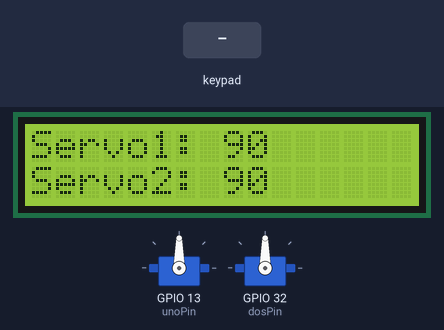
This sketch was run on a simulated ESP32. Shown: 16×2 character LCD, 2 × servo. The test bench sets the inputs (shaded band). Nothing arrives over Bluetooth unless stated; what the sketch prints to the serial monitor is not drawn.

Above: at 1.2 s.
1.3 s: key 'U' pressed
At 2.3 s:
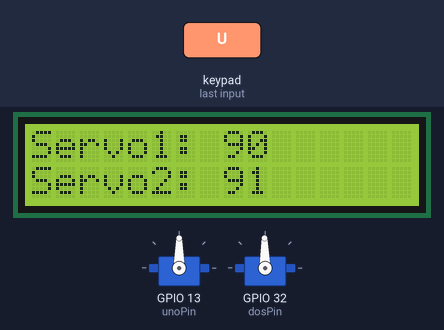
2.8 s: key 'L' pressed
At 3.4 s:
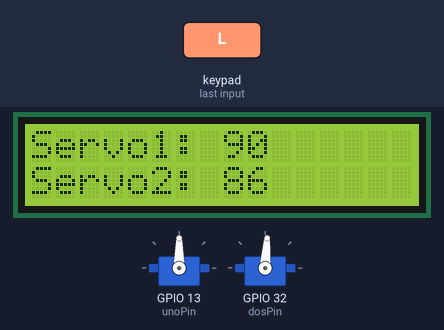
Timing chart, 0 to 5.8 s (numbered marks = the images above; inputs shaded):
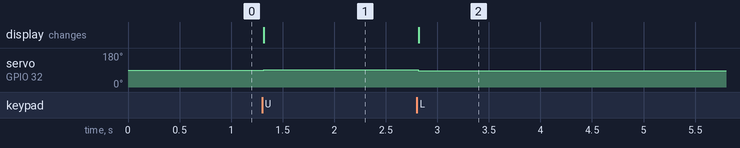

The sketch:

rtp_editServoDeg.ino
```cpp
#include <Ps3Controller.h>
#include <Wire.h>
#include <LiquidCrystal_I2C.h>
#include <ESP32Servo.h>

/*
  Note to future:
  program u/ set manual degree servo dengan data tampil di layar/serial monitor.
  05/10/2025 n izzumhdh,
  set pin dan mac address
  94:54:c5:b7:00:9a -> Ps3 stik krtmi
  b0:a7:32:f2:ff:76 -> Ps3 stik yanto

  Triangle = Servo1 +1 angle
  Cross    = Servo1 -1 angle
  Square   = Servo1 +5 angle
  Circle   = Servo1 -5 angle

  Up       = Servo2 +1 angle
  Down     = Servo2 -1 angle
  Left     = Servo2 +5 angle
  Right    = Servo2 -5 angle

  end notes.
*/

#define unoPin 13
#define dosPin 32

Servo servo1;
Servo servo2;
LiquidCrystal_I2C lcd(0x27, 16, 2);

int angle1 = 90;
int angle2 = 90;

void setup() {
  Serial.begin(115200);
  Wire.begin();

  lcd.init();
  lcd.backlight();

  servo1.attach(unoPin);
  servo2.attach(dosPin);

  lcd.setCursor(0, 0);
  lcd.print("Servo1: ");
  lcd.print(angle1);
  lcd.setCursor(0, 1);
  lcd.print("Servo2: ");
  lcd.print(angle2);

  Ps3.attach(onButtonPress);
  Ps3.begin("94:54:c5:b7:00:9a");

  servo1.write(angle1);
  servo2.write(angle2);
}

void loop() {
}

void onButtonPress() {
  bool updated = false;

  // --- Servo 1: tombol kanan ---
  if (Ps3.event.button_down.triangle) { angle1 += 1; updated = true; }
  if (Ps3.event.button_down.cross)    { angle1 -= 1; updated = true; }
  if (Ps3.event.button_down.square)   { angle1 -= 5; updated = true; }
  if (Ps3.event.button_down.circle)   { angle1 += 5; updated = true; }

  // --- Servo 2: tombol kiri (D-pad) ---
  if (Ps3.event.button_down.up)    { angle2 += 1; updated = true; }
  if (Ps3.event.button_down.down)  { angle2 -= 1; updated = true; }
  if (Ps3.event.button_down.left)  { angle2 -= 5; updated = true; }
  if (Ps3.event.button_down.right) { angle2 += 5; updated = true; }

  angle1 = constrain(angle1, 0, 180);
  angle2 = constrain(angle2, 0, 180);

  if (updated) {
    servo1.write(angle1);
    servo2.write(angle2);
    tampilkanData();
  }
}

void tampilkanData() {
  lcd.setCursor(8, 0);
  lcd.print("    ");
  lcd.setCursor(8, 0);
  lcd.print(angle1);

  lcd.setCursor(8, 1);
  lcd.print("    ");
  lcd.setCursor(8, 1);
  lcd.print(angle2);

  Serial.print("Servo1: ");
  Serial.print(angle1);
  Serial.print("\tServo2: ");
  Serial.println(angle2);
}
```

Measured:
- after the input at 1.3 s, servo on GPIO 32 (dosPin): 90° → 91° at once; the display: changes at once (image 1)
- after the input at 2.8 s, servo on GPIO 32 (dosPin): 91° → 86° at once; the display: changes at once (image 2)
